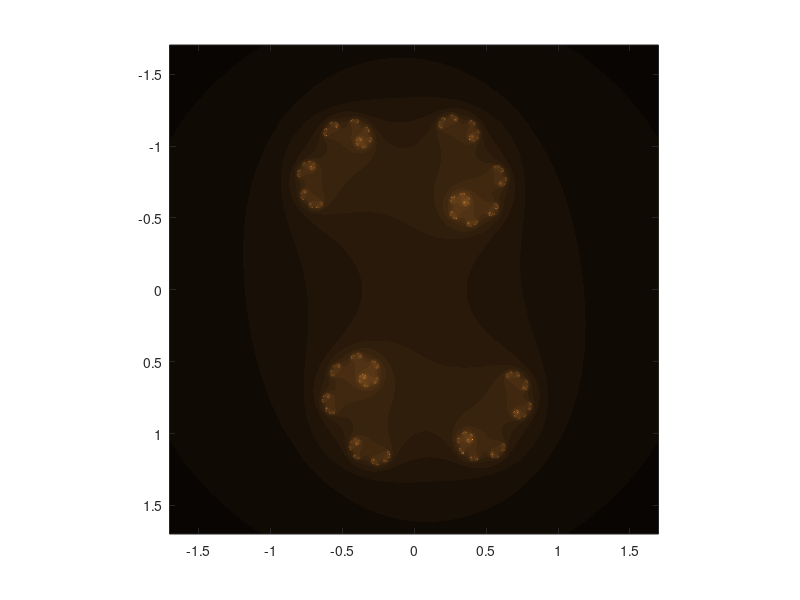

MATLAB code for this plot:
%function juliafractal
%julia fractal 
%a and b can be 
%a=-0.835,b=-0.2321 
%a=-0.75 ,b=-0.35 
%a=0.285 ,b=0.01 
%a=0.45  ,b=0.1428
tic
x=(-1.7:0.007:1.7);
y=(-1.7:0.007:1.7);

a=0.6; b=-0.18;

xnew=0;ynew=0;
xn=0;yn=0;

img=zeros(length(x),length(y),3);
len_x=length(x);
len_y=length(y);
h_wait=waitbar(0,'Please  wait...');
for m=1:len_x
 for n=1:len_y
     xn=x(n);yn=y(m);k=1; 
     
     while (k<=30)&&((xn^2+yn^2)<4)
       xnew=xn^2 - yn^2 + a;
       ynew=2*xn*yn + b;  
       xn=xnew;yn=ynew; 
       k=k+1;
     end
    %k=mod(k+k+k,255);
    
    img(m,n,1)=k*8;
    img(m,n,2)=k*5;
    img(m,n,3)=k*2;
 end
waitbar(m/len_x,h_wait);
end
close(h_wait);
img8=uint8(img);
image(x,y,img8);
axis tight square
toc
